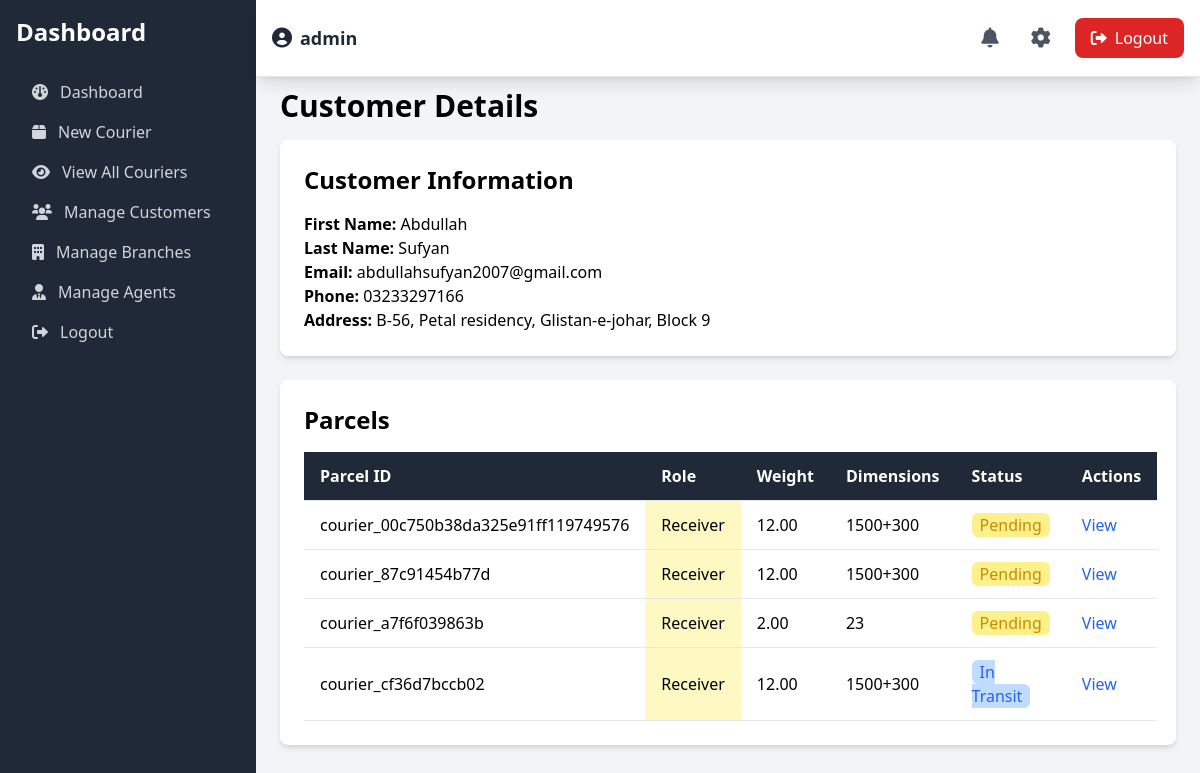
Screenshot of /admin/view_customer.php?id=customer_7b944fbc3db61be4bf8c9dc4335 (signed in) with the database file from the repository.
### tables this page shows
CREATE TABLE `customers` (
  `customer_id` char(36) NOT NULL,
  `first_name` varchar(50) NOT NULL,
  `last_name` varchar(50) NOT NULL,
  `email` varchar(100) NOT NULL,
  `phone` varchar(20) DEFAULT NULL,
  `address` text NOT NULL,
  `deleted` tinyint(1) DEFAULT 0,
  `created_at` date DEFAULT NULL
);

CREATE TABLE `parcels` (
  `parcel_id` char(36) NOT NULL,
  `sender_id` char(36) NOT NULL,
  `receiver_id` char(36) NOT NULL,
  `weight` decimal(10,2) NOT NULL,
  `dimensions` varchar(50) NOT NULL,
  `status` enum('Pending','In Transit','Delivered','returned') DEFAULT 'Pending',
  `created_at` timestamp NOT NULL DEFAULT current_timestamp(),
  `deleted` tinyint(1) DEFAULT 0,
  `delivery_date` date DEFAULT NULL
);

### admin/view_customer.php (the view, shortened to what this page needs)
<?php
$customerId = $_GET['id'];
$database = new Database();
$db = $database->getConnection();
$query = "SELECT * FROM customers WHERE customer_id = :customer_id AND deleted = FALSE";
$stmt = $db->prepare($query);
$stmt->bindParam(':customer_id', $customerId);
$stmt->execute();
$customer = $stmt->fetch(PDO::FETCH_ASSOC);
$query = "SELECT * FROM parcels WHERE sender_id = :customer_id OR receiver_id = :customer_id";
$stmt = $db->prepare($query);
$stmt->bindParam(':customer_id', $customerId);
$stmt->execute();
$parcels = $stmt->fetchAll(PDO::FETCH_ASSOC);
?>
<!DOCTYPE html>
<html lang="en">
<?php include_once '../includes/head.php'; ?>
<body class="bg-gray-100">
    <?php include "../includes/sidebar.php"; ?>
    <?php include "../includes/topbar.php"; ?>
    <main class="ml-64 p-6 mt-16">
        <h1 class="text-3xl font-bold mb-4">Customer Details</h1>
        <div class="bg-white shadow-md rounded-lg p-6 mb-6">
            <h2 class="text-2xl font-semibold mb-4">Customer Information</h2>
            <p><strong>First Name:</strong> <?php echo htmlspecialchars($customer['first_name']); ?></p>
            <p><strong>Last Name:</strong> <?php echo htmlspecialchars($customer['last_name']); ?></p>
            <p><strong>Email:</strong> <?php echo htmlspecialchars($customer['email']); ?></p>
            <p><strong>Phone:</strong> <?php echo htmlspecialchars($customer['phone']); ?></p>
            <p><strong>Address:</strong> <?php echo htmlspecialchars($customer['address']); ?></p>
        </div>
        <div class="bg-white shadow-md rounded-lg p-6">
            <h2 class="text-2xl font-semibold mb-4">Parcels</h2>
            <table class="w-full text-left border-collapse">
                <thead>
                    <tr class="bg-gray-800 text-white">
                        <th class="py-3 px-4 border-b">Parcel ID</th>
                        <th class="py-3 px-4 border-b">Role</th>
                        <th class="py-3 px-4 border-b">Weight</th>
                        <th class="py-3 px-4 border-b">Dimensions</th>
                        <th class="py-3 px-4 border-b">Status</th>
                        <th class="py-3 px-4 border-b">Actions</th>
                    </tr>
                </thead>
                <tbody>
                    <?php foreach ($parcels as $parcel): ?>
                        <tr class="hover:bg-gray-100 parcel-row">
                            <td class="py-3 px-4 border-b"><?php echo htmlspecialchars($parcel['parcel_id']); ?></td>
                            <td
                                class="py-3 px-4 border-b <?php echo ($parcel['sender_id'] == $customerId) ? 'bg-blue-100' : 'bg-yellow-100'; ?>">
                                <?php echo ($parcel['sender_id'] == $customerId) ? 'Sender' : 'Receiver'; ?>
                            </td>
                            <td class="py-3 px-4 border-b"><?php echo htmlspecialchars($parcel['weight']); ?></td>
                            <td class="py-3 px-4 border-b"><?php echo htmlspecialchars($parcel['dimensions']); ?></td>
                            <td class="py-3 px-4 border-b">
                                <span class="status-text px-1 py-px rounded-md <?php echo $parcel['status']; ?>">
                                    <?php echo htmlspecialchars($parcel['status']); ?>
                                </span>
                            </td>
                            <td class="py-3 px-4 border-b">
                                <a href="view_parcel.php?id=<?php echo $parcel['parcel_id']; ?>"
                                    class="text-blue-600 hover:underline">View</a>
                            </td>
                        </tr>
                    <?php endforeach; ?>
                </tbody>
            </table>
        </div>
    </main>
</body>
</html>

### rows the page displays
customers: first_name "Abdullah", last_name "Sufyan", email "abdullahsufyan2007@gmail.com", phone "03233297166", address "B-56, Petal residency, Glistan-e-johar, Block 9"
parcels: parcel_id "courier_00c750b38da325e91ff119749576", shows "Receiver", weight "12.00", dimensions "1500+300", status "Pending"
parcels: parcel_id "courier_87c91454b77d", shows "Receiver", weight "12.00", dimensions "1500+300", status "Pending"
parcels: parcel_id "courier_a7f6f039863b", shows "Receiver", weight "2.00", dimensions "23", status "Pending"
parcels: parcel_id "courier_cf36d7bccb02", shows "Receiver", weight "12.00", dimensions "1500+300", status "In Transit"

### other values shown
$_SESSION['username'] "admin"
